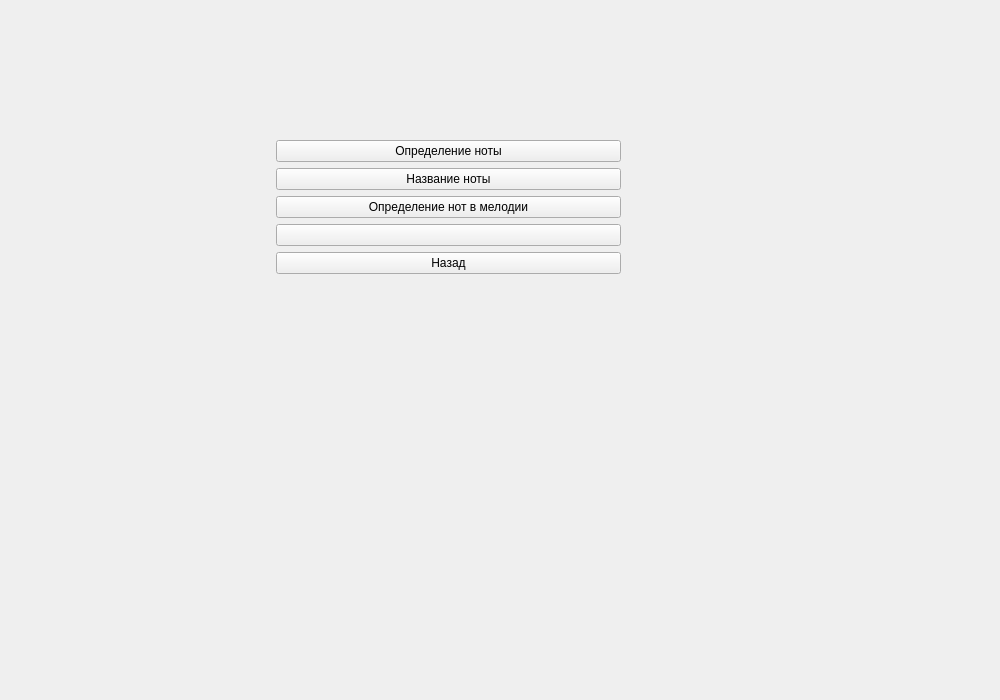
<?xml version="1.0" encoding="UTF-8"?>
<ui version="4.0">
 <class>NoteBlockWidget</class>
 <widget class="QWidget" name="NoteBlockWidget">
  <property name="geometry">
   <rect>
    <x>0</x>
    <y>0</y>
    <width>1000</width>
    <height>700</height>
   </rect>
  </property>
  <property name="windowTitle">
   <string>Form</string>
  </property>
  <widget class="QWidget" name="formLayoutWidget">
   <property name="geometry">
    <rect>
     <x>270</x>
     <y>140</y>
     <width>351</width>
     <height>311</height>
    </rect>
   </property>
   <layout class="QFormLayout" name="formLayout">
    <item row="4" column="1">
     <widget class="QPushButton" name="backBtn">
      <property name="text">
       <string>Назад</string>
      </property>
     </widget>
    </item>
    <item row="0" column="1">
     <widget class="QPushButton" name="exercise1Btn">
      <property name="text">
       <string>Определение ноты</string>
      </property>
     </widget>
    </item>
    <item row="1" column="1">
     <widget class="QPushButton" name="exercise2Btn">
      <property name="text">
       <string>Название ноты</string>
      </property>
     </widget>
    </item>
    <item row="2" column="1">
     <widget class="QPushButton" name="exercise3Btn">
      <property name="text">
       <string>Определение нот в мелодии</string>
      </property>
     </widget>
    </item>
    <item row="3" column="1">
     <widget class="QPushButton" name="exercise4Btn">
      <property name="text">
       <string/>
      </property>
     </widget>
    </item>
   </layout>
  </widget>
 </widget>
 <resources/>
 <connections/>
</ui>
